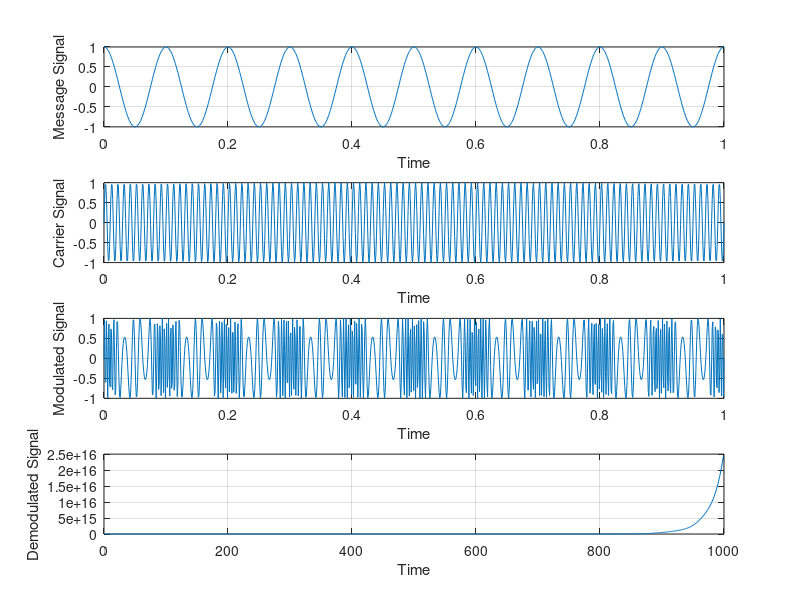

MATLAB code for this plot:
clc;
clear all;

fs = 1000;
t = linspace(0,1,1000);

% message signal
Am = 1;
fm = 10;
Wm = 2*pi*fm .* t;
message_signal = Am * cos(Wm);

% carrier signal
Ac = 1;
fc = 100;
Wc = 2*pi*fc .* t;
carrier_signal = Ac * sin(Wc);

% modulated signal
kf = 20;  %modulation index
modulated_signal = sin(Wc + kf .* sin(Wm)); 

% demodulation
% at first we differentiate to convert fm signal to am signal
am_signal = diff(modulated_signal);
rectified_signal = abs(am_signal);

%demod param
order = 15;
cutoff_freq = 20; %bigger than fm
nyquist_freq = fs/2;
normalized_cutoff_freq = cutoff_freq/nyquist_freq;
[b,a] = butter(order, normalized_cutoff_freq, 'low');

filtered_signal = filter(b,a, rectified_signal);
filtered_signal = 10 .* filtered_signal ;
% Adjust the time vector for the differentiated signal
%t_diff = t(1:end-1);

subplot(4,1,1)
plot(t,message_signal)
xlabel('Time');
ylabel('Message Signal');
grid on

subplot(4,1,2)
plot(t,carrier_signal)
xlabel('Time');
ylabel('Carrier Signal');
grid on

subplot(4,1,3)
plot(t,modulated_signal)
xlabel('Time');
ylabel('Modulated Signal');
grid on

subplot(4,1,4)
plot(filtered_signal)
xlabel('Time');
ylabel('Demodulated Signal');
grid on
